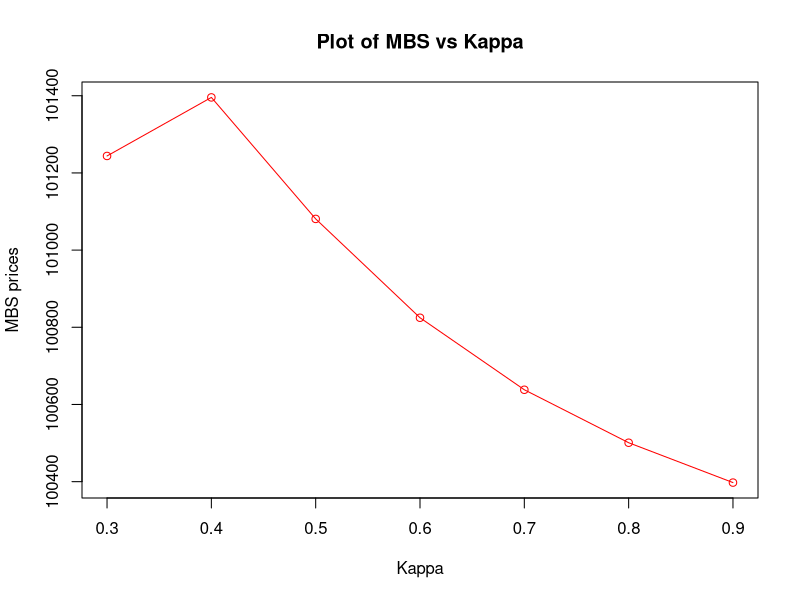
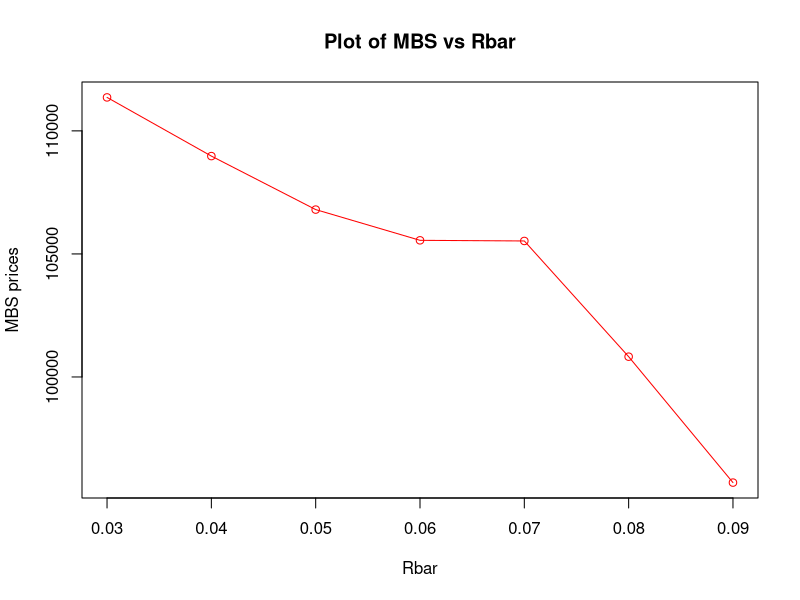
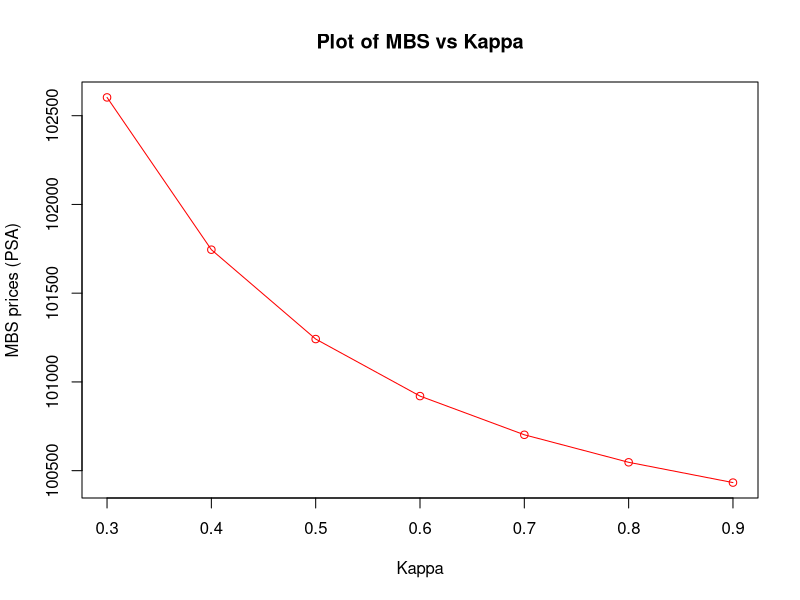

Here is the R script that generated these plots, in order: (Note: a time limit stopped this script after it produced the figures.)
# Project 9

setwd('~/desktop/237G')
rm(list = ls())

# Question 1
# Numerix Prepayment Model

# function for explicit CIR model
explicitCIR <- function(rt,rbar,sigma,kappa,t,T){
  
  h1 <- sqrt( kappa^2 + 2*sigma^2 )
  h2 <- 0.5*(kappa+h1)
  h3 <- (2*kappa*rbar)/(sigma^2)  
  B <- (exp(h1*(T-t)) -1)/(h2*(exp(h1*(T-t)) -1) + h1)
  A <-  (h1*exp(h2*(T-t))/(h2*(exp(h1*(T-t)) -1) + h1))^h3 
  price <- A*exp(-B*rt)
  return (price)
}

# fucntion for MBS price
MBSprice <- function(AMT,WAC,r0,rbar,kappa,sigma,T,x,model){

nmonths <- T*12
time <- seq(0,nmonths/12,1/12)
r <- WAC/12
R <- 12*r
N <- 360

# CIR Model
  t <- 0
  days <- floor((T-t)*360)
  paths <- 100
  dt <- 1/360
  
  set.seed(0)
  Z <- matrix(rnorm(paths*days,0,1),nrow=paths,ncol=days)
  Rsim <- cbind(rep(r0,paths),matrix(NA,paths,days))
  
  for (i in 1:paths){
    for (j in 2:(days+1)){
      Rsim[i,j] <- Rsim[i,j-1] + kappa*(rbar - Rsim[i,j-1] )*dt + sqrt(max(0,Rsim[i,j-1]))*sigma*sqrt(dt)*Z[i,j-1] 
    }
  }
  
  #parallel shift in all rates by x bps
  Rsim <- Rsim + x
  R <- -dt*(t(apply(Rsim[,-1],1,cumsum))[,seq(30,T*360,30)])
  
# explicit CIR prices for 10year  
CIRprice <- t(as.matrix(cbind(sapply(1:paths, function(i) c(sapply(0:(nmonths-1), function(j) explicitCIR(Rsim[i,(j*30 + 1)],rbar,sigma,kappa,time[j+1],time[j+1]+10))) ))))
longrate <- -(1/10)*(log(CIRprice))

# Discount Rates
D <- exp(R)

if (model == "Numerix"){
  
# Numerix model
NPY <- list( RI = matrix(NA,paths,nmonths), BU = matrix(NA,paths,nmonths), SG = matrix(NA,paths,nmonths), SY=rep(c(0.94,0.76,0.74,0.95,0.98,0.92,0.98,1.10,1.18,1.22,1.23,0.98),T))

# Mortgage List
mortgage <- list( TPP = matrix(0,paths,nmonths), IP = matrix(0,paths,nmonths), C = matrix(0,paths,nmonths), D=D, PV = cbind(rep(AMT,paths),matrix(0,paths,nmonths)), CPR = matrix(0,paths,nmonths) )

# run loop to each month
for (j in 1:paths){
for (i in 1:nmonths){
  
  NPY$BU[[j,i]] <- 0.3 + 0.7*(mortgage$PV[[j,i]])/AMT 
  NPY$SG[[j,i]] <- min(1,i/30)
  NPY$RI[[j,i]] <- 0.28 + 0.14*atan(-8.57 + 430*(12*r - longrate[j,i]) )
  
  mortgage$CPR[[j,i]] <- NPY$RI[[j,i]] * NPY$BU[[j,i]] * NPY$SG[[j,i]] * NPY$SY[[i]]
  mortgage$C[[j,i]] <- mortgage$PV[[j,i]]*r/(1- (1+r)^(i-1-N))  + (mortgage$PV[[j,i]] - mortgage$PV[[j,i]]*r*(1/(1- (1+r)^(i-1-N)) - 1))*(1-(1-mortgage$CPR[[j,i]])^(1/12)) 
  mortgage$IP[[j,i]] <- r*mortgage$PV[[j,i]]
  mortgage$TPP[[j,i]] <- mortgage$C[[j,i]] - mortgage$IP[[j,i]]
  
  # check if PV is becoming negative or not
  if (mortgage$TPP[[j,i]] > mortgage$PV[[j,i]]){
    mortgage$TPP[[j,i]] <- mortgage$PV[[j,i]]
  }
  
  mortgage$PV[[j,(i+1)]] <- mortgage$PV[[j,i]] - mortgage$TPP[[j,i]]
  
 }
}
} else {
  
  # PSA Model
  # Mortgage List
  mortgage <- list( TPP = matrix(0,paths,nmonths), IP = matrix(0,paths,nmonths), C = matrix(0,paths,nmonths), D=D, PV = cbind(rep(AMT,paths),matrix(0,paths,nmonths)), CPR = matrix(0,paths,nmonths) )
  
  for (j in 1:paths){
    for (i in 1:nmonths){
      
      mortgage$CPR[[j,i]] <- min(0.002*i,0.06)
      mortgage$C[[j,i]] <- mortgage$PV[[j,i]]*r/(1- (1+r)^(i-1-N))  + (mortgage$PV[[j,i]] - mortgage$PV[[j,i]]*r*( 1/(1-(1+r)^(i-1-N)) - 1))*(1-(1-mortgage$CPR[[j,i]])^(1/12)) 
      mortgage$IP[[j,i]] <- r*mortgage$PV[[j,i]]
      mortgage$TPP[[j,i]] <- mortgage$C[[j,i]] - mortgage$IP[[j,i]]
      
      # check if PV is becoming negative or not
      if (mortgage$TPP[[j,i]] > mortgage$PV[[j,i]]){
        mortgage$TPP[[j,i]] <- mortgage$PV[[j,i]]
      }
      
      mortgage$PV[[j,(i+1)]] <- mortgage$PV[[j,i]] - mortgage$TPP[[j,i]]
    
    }
  }  
}
price <- mean(rowSums(mortgage$C*mortgage$D))
ioprice <- mean(rowSums(mortgage$IP*mortgage$D))
poprice <- mean(rowSums(mortgage$TPP*mortgage$D))
return( list(price = price, ioprice = ioprice, poprice = poprice) )
}

###### End of function code #######

# Question 1.a

#Input from user
T <- 30
AMT <- 100000
WAC <- 0.08
r0 <- 0.078
kappa <- 0.6
rbar <- 0.08
sigma <- 0.12
model <- "Numerix"

Numerix_model_price <- MBSprice(AMT,WAC,r0,rbar,kappa,sigma,T,0,model)$price

#1.b
K <- seq(0.3,0.9,0.1)
mbsprice <- c(sapply(1:length(K), function(i) MBSprice(AMT,WAC,r0,rbar,K[i],sigma,T,0,model)$price))
plot(K,mbsprice, xlab = "Kappa", ylab = "MBS prices", main = "Plot of MBS vs Kappa", type="o", col="red") 

#1.c
Rbar <- seq(0.03,0.09,0.01)
mbsprice2 <- c(sapply(1:length(Rbar), function(i) MBSprice(AMT,WAC,r0,Rbar[i],kappa,sigma,T,0,model)$price))
plot(Rbar,mbsprice2, xlab = "Rbar", ylab = "MBS prices", main = "Plot of MBS vs Rbar", type="o", col="red") 


# Question 2
#Input from user
T <- 30
AMT <- 100000
WAC <- 0.08
r0 <- 0.078
kappa <- 0.6
rbar <- 0.08
sigma <- 0.12
model <- "PSA"

PSA_model_price <- MBSprice(AMT,WAC,r0,rbar,kappa,sigma,T,0,model)$price

# Question 2.a
K <- seq(0.3,0.9,0.1)
mbsprice3 <- c(sapply(1:length(K), function(i) MBSprice(AMT,WAC,r0,rbar,K[i],sigma,T,0,"PSA")$price))
plot(K,mbsprice3, xlab = "Kappa", ylab = "MBS prices (PSA)", main = "Plot of MBS vs Kappa", type="o", col="red") 

# Question 3
f <- function(x)  abs(110000 - MBSprice(AMT,WAC,r0,rbar,kappa,sigma,T,x,"Numerix")$price)
OAS <- optimize(f,interval = c(-0.05,0.05))$minimum

#Question 4
x <- OAS
y <- 0.0005

p0 <- MBSprice(AMT,WAC,r0,rbar,kappa,sigma,T,x,"Numerix")$price
pplus <- MBSprice(AMT,WAC,r0,rbar,kappa,sigma,T,x+y,"Numerix")$price
pminus  <- MBSprice(AMT,WAC,r0,rbar,kappa,sigma,T,x-y,"Numerix")$price

OASDuration <- (pminus-pplus)/(2*y*p0)
OASConvex <- (pplus + pminus - 2*p0)/(2*p0*y^2)

# Question 5

IOprice <- c(sapply(1:length(Rbar), function(i) MBSprice(AMT,WAC,r0,Rbar[i],kappa,sigma,T,0,"Numerix")$ioprice ))
POprice <- c(sapply(1:length(Rbar), function(i) MBSprice(AMT,WAC,r0,Rbar[i],kappa,sigma,T,0,"Numerix")$poprice ))

############################### Thank You ###########################################
